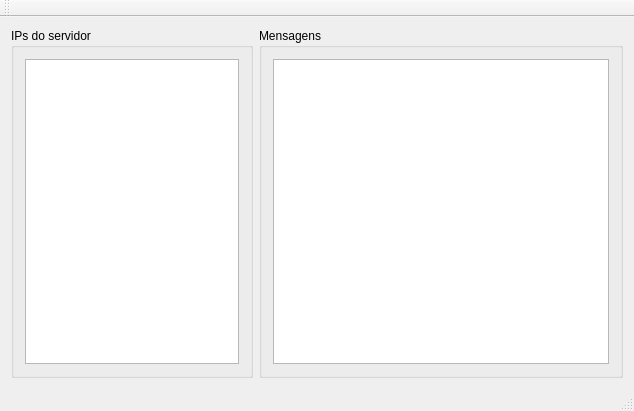
<?xml version="1.0" encoding="UTF-8"?>
<ui version="4.0">
 <class>MainWindow</class>
 <widget class="QMainWindow" name="MainWindow">
  <property name="geometry">
   <rect>
    <x>0</x>
    <y>0</y>
    <width>634</width>
    <height>411</height>
   </rect>
  </property>
  <property name="windowTitle">
   <string>Server</string>
  </property>
  <widget class="QWidget" name="centralWidget">
   <layout class="QHBoxLayout" name="horizontalLayout_3" stretch="40,60">
    <item>
     <widget class="QGroupBox" name="groupBox">
      <property name="title">
       <string>IPs do servidor</string>
      </property>
      <layout class="QHBoxLayout" name="horizontalLayout">
       <item>
        <widget class="QListWidget" name="listWidget"/>
       </item>
      </layout>
     </widget>
    </item>
    <item>
     <widget class="QGroupBox" name="groupBox_2">
      <property name="title">
       <string>Mensagens</string>
      </property>
      <layout class="QHBoxLayout" name="horizontalLayout_2">
       <item>
        <widget class="QTextBrowser" name="textBrowser"/>
       </item>
      </layout>
     </widget>
    </item>
   </layout>
  </widget>
  <widget class="QMenuBar" name="menuBar">
   <property name="geometry">
    <rect>
     <x>0</x>
     <y>0</y>
     <width>634</width>
     <height>23</height>
    </rect>
   </property>
  </widget>
  <widget class="QToolBar" name="mainToolBar">
   <attribute name="toolBarArea">
    <enum>TopToolBarArea</enum>
   </attribute>
   <attribute name="toolBarBreak">
    <bool>false</bool>
   </attribute>
  </widget>
  <widget class="QStatusBar" name="statusBar"/>
 </widget>
 <layoutdefault spacing="6" margin="11"/>
 <resources/>
 <connections/>
</ui>
